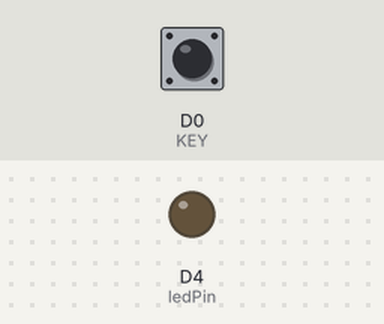
Simulated run of this sketch. Board: ESP8266 (NodeMCU). Shown: output pins drawn as LEDs (lit = HIGH). The test bench sets the inputs (shaded band); at power-on: D0 (KEY) LOW.

Above: at 1.2 s.
1.3 s: D0 (KEY) pulled HIGH for 0.15 s
At 1.37 s:
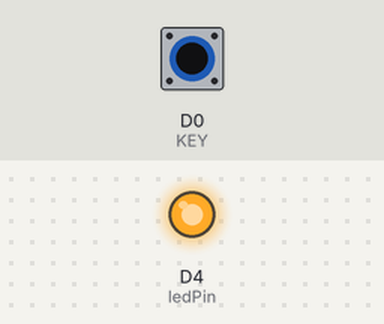
2.9 s: D0 (KEY) pulled HIGH for 3.2 s
At 7.3 s:
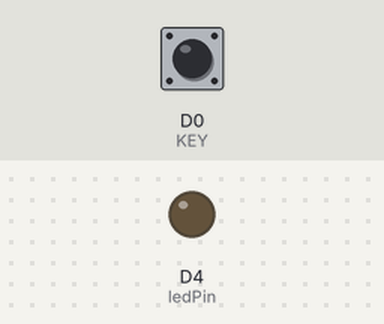
Timing chart, 0 to 8.8 s (numbered marks = the images above; inputs shaded):
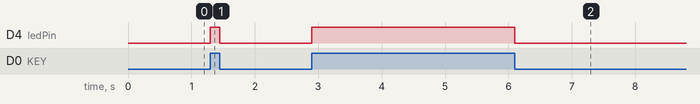

The sketch:

s14_Capactive_Touch.ino
```cpp
/*

Ks0031 keyestudio Capacitive Touch Sensor
_________________________________
|  SETUP                          |
|Sensor pin  ::    Particle pin   |
|   +        ::        3.3v       |
|   -        ::        GND        |
|   S        ::        D0         |
|   led      ::        D4         |
|   -        ::        GND        |
|_________________________________|


SPECIFICATIONS:

digital button
embedded led
cpacitive touche: can be interrupted by conductive surface (finger, stick...)

src: https://wiki.keyestudio.com/Ks0031_keyestudio_Capacitive_Touch_Sensor
*/

#define ledPin D4
#define KEY D0

void setup(){
  pinMode(ledPin, OUTPUT);      // Set ledPin to output mode
  pinMode(KEY, INPUT);       //Set touch sensor pin to input mode
}

void loop(){
   if(digitalRead(KEY)==HIGH) {      //Read Touch sensor signal
        digitalWrite(ledPin, HIGH);   // if Touch sensor is HIGH, then turn on
     }
   else{
        digitalWrite(ledPin, LOW);    // if Touch sensor is LOW, then turn off the led
     }
}
```

Measured:
- after the input at 1.3 s, D4 (ledPin): LOW → HIGH at once, → LOW 0.15 s later
- after the input at 2.9 s, D4 (ledPin): LOW → HIGH at once, → LOW 3.2 s later
